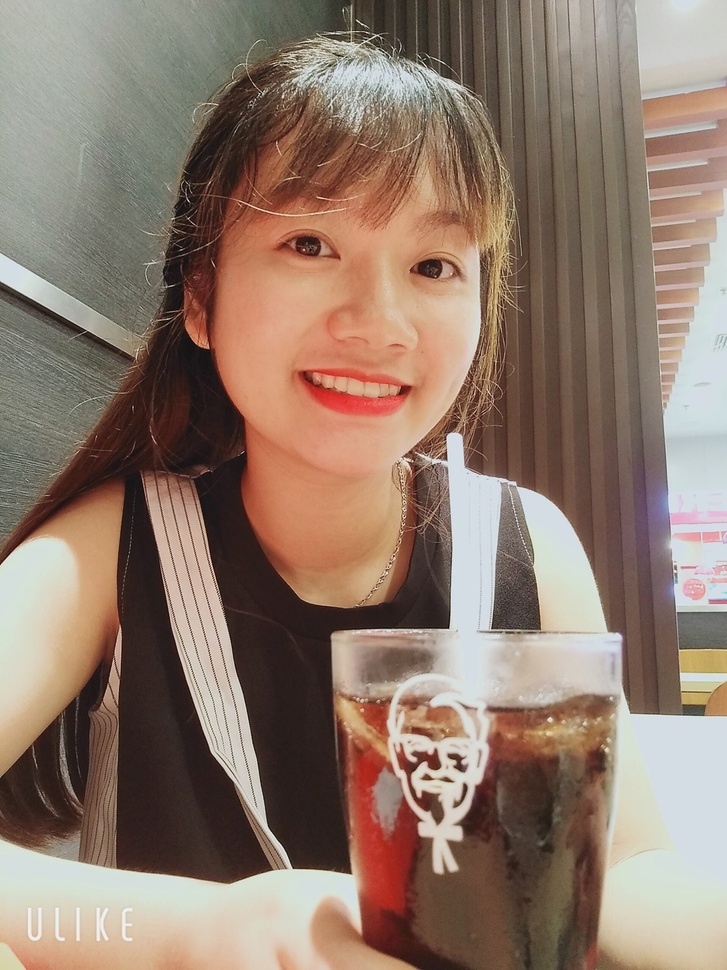
#> input picture OpenCV/Exercise_PracticalPythonOpenCV/L4_ImageProcessing/image.jpg, 727 x 970 px, shrunk from 1535 x 2048 before the run
$ python crop.py --image image.jpg
#> lines starting #> are read from the running program, lines starting #| are printed output that depends on the picture
import numpy as np
import argparse
import cv2

ap = argparse.ArgumentParser()
ap.add_argument("-i", "--image", required = True,
		help = "Path to the image")
args = vars(ap.parse_args())

image = cv2.imread(args["image"])
#> image is the input picture: shape (970, 727, 3); mean B, G, R 108.7, 122.6, 144
cv2.imshow("Original", image)

cropped = image[500:1000, 500:1000]
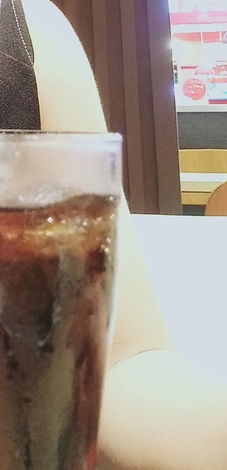
#> cropped: shape (470, 227, 3); mean B, G, R 136.2, 147, 159.7
cv2.imshow("T-Rex Face", cropped)
cv2.waitKey(0)
